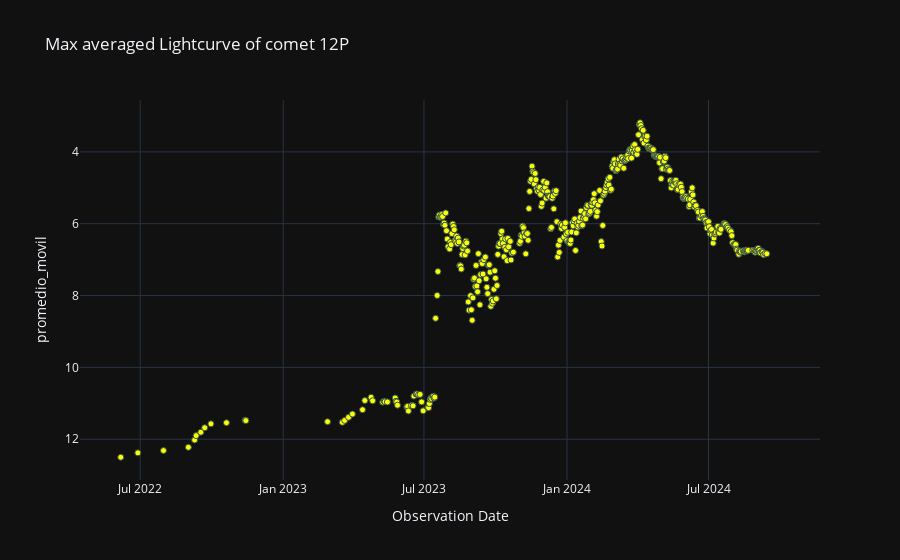

Notebook source saved alongside this figure:
### Code cell
# Gráfica de lus promediada
labels = {'obs_date':'Observation Date','magnitud_reducida':'Magnitude reduced'}
fig = px.scatter(curva_de_luz_externa_v1_df, x='obs_date', y='promedio_movil', template= 'plotly_dark', labels= labels, title=f'Max averaged Lightcurve of comet {nombre_cometa}')
fig.update_traces(marker=dict(color='yellow', size=6, line= dict(width=1, color='DarkSlateGrey')))
fig.update_yaxes(autorange="reversed")
fig.show()

### Figure 1 — Plotly figure (JSON) as saved in the notebook; plotly's stock layout.template omitted (floating-point values rounded to 4 significant figures; data arrays with more than 128 entries replaced by an {"elided": "..."} marker saying what was removed)
{"data": [{"hovertemplate": "Observation Date=%{x}<br>promedio_movil=%{y}<extra></extra>", "legendgroup": "", "marker": {"color": "yellow", "line": {"color": "DarkSlateGrey", "width": 1}, "size": 6, "symbol": "circle"}, "mode": "markers", "name": "", "orientation": "v", "showlegend": false, "type": "scatter", "x": {"elided": "444 str values"}, "xaxis": "x", "y": {"elided": "444 float values"}, "yaxis": "y"}], "layout": {"legend": {"tracegroupgap": 0}, "title": {"text": "Max averaged Lightcurve of comet 12P"}, "xaxis": {"anchor": "y", "domain": [0, 1], "title": {"text": "Observation Date"}}, "yaxis": {"anchor": "x", "autorange": "reversed", "domain": [0, 1], "title": {"text": "promedio_movil"}}}}
